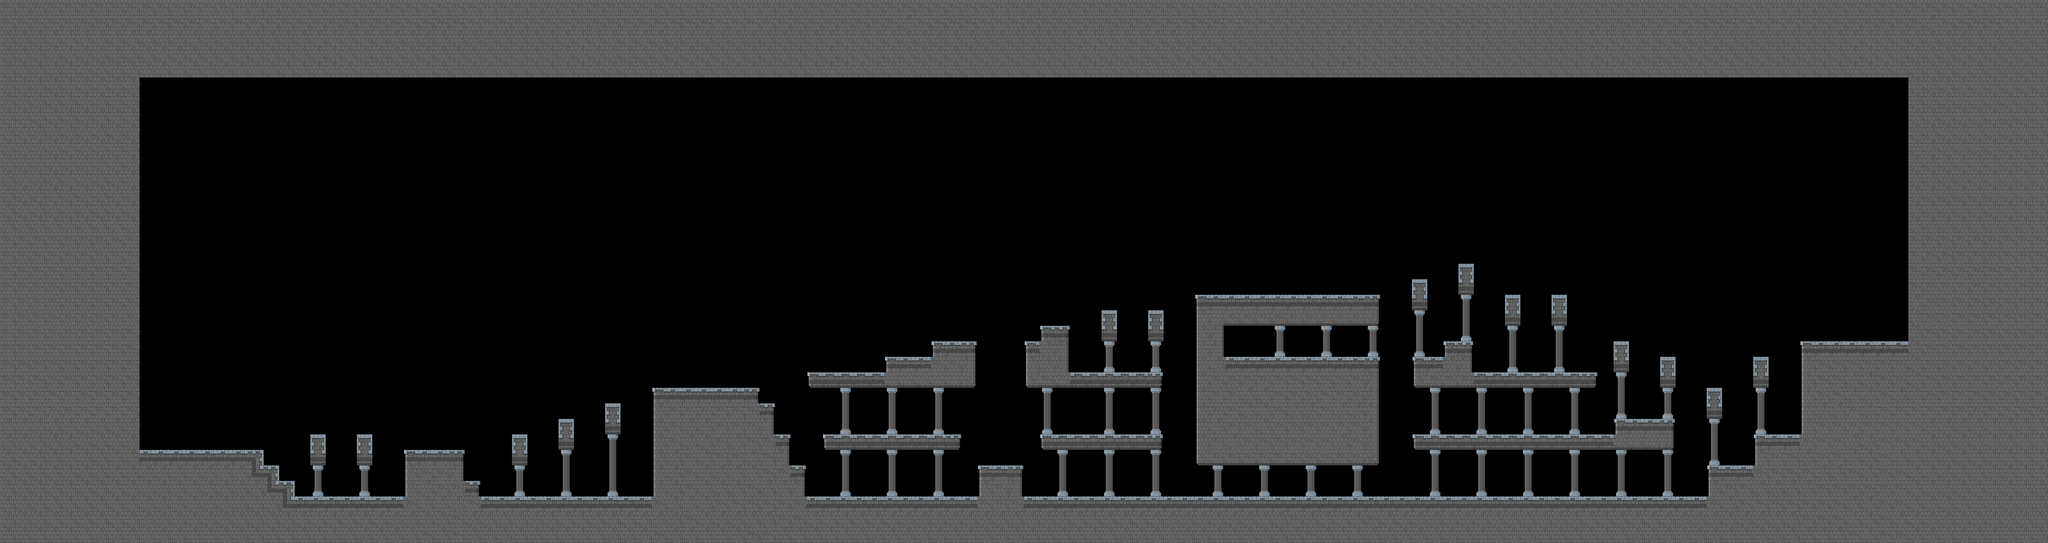

Below is a game level as drawn by its tile map, then a one-line description and the .tmx that defines it (tile-layer data replaced by summaries):
An orthogonal 132x35 tile map with 64x64 px tiles, 2 tile layers (Collisions, Pillars), 1 hidden layer not drawn and 29 objects (Goal).

<map version="1.0" orientation="orthogonal" renderorder="right-down" width="132" height="35" tilewidth="64" tileheight="64" nextobjectid="31">
 <tileset firstgid="1" name="Tileset" tilewidth="64" tileheight="64" tilecount="72" columns="8">
  <image source="Tileset.png" width="512" height="576" />
 </tileset>
 <layer name="Background" width="132" height="35" visible="0">
  <data>[4620 cells, 2739 non-empty, 12 distinct tile ids]</data>
 </layer>
 <layer name="Collisions" width="132" height="35">
  <data>[4620 cells, 1972 non-empty, 19 distinct tile ids]</data>
 </layer>
 <layer name="Pillars" width="132" height="35">
  <data>[4620 cells, 120 non-empty, 3 distinct tile ids]</data>
 </layer>
 <objectgroup color="#00ff00" name="Goal">
  <object id="9" name="Goal" x="7760" y="1376" width="32" height="32" />
 </objectgroup>
 <objectgroup color="#ffff00" name="Gold">
  <object id="10" x="7312" y="1760" width="32" height="32" />
  <object id="11" x="7120" y="1888" width="32" height="32" />
  <object id="12" x="5200" y="1440" width="32" height="32" />
  <object id="13" x="5136" y="1440" width="32" height="32" />
 </objectgroup>
 <objectgroup name="Silver">
  <object id="5" x="2128" y="1760" width="32" height="32" />
  <object id="6" x="2512" y="1632" width="32" height="32" />
  <object id="8" x="3216" y="1760" width="32" height="32" />
  <object id="14" x="5392" y="1440" width="32" height="32" />
  <object id="15" x="5584" y="1440" width="32" height="32" />
  <object id="16" x="4432" y="1760" width="32" height="32" />
 </objectgroup>
 <objectgroup color="#ffaa00" name="Bronze">
  <object id="3" x="1296" y="1760" width="32" height="32" />
  <object id="4" x="1488" y="1760" width="32" height="32" />
  <object id="7" x="3152" y="1632" width="32" height="32" />
  <object id="17" x="4112" y="1888" width="32" height="32" />
 </objectgroup>
 <objectgroup color="#ff0000" name="Healthpacks">
  <object id="29" x="5072" y="1440" width="32" height="32" />
  <object id="30" x="7376" y="1760" width="32" height="32" />
 </objectgroup>
 <objectgroup color="#aa0000" name="Enemies">
  <object id="18" x="3728" y="1424" width="32" height="32" />
  <object id="19" x="3920" y="1362" width="32" height="32" />
  <object id="20" x="4560" y="1232" width="32" height="32" />
  <object id="21" x="4752" y="1232" width="32" height="32" />
  <object id="22" x="5840" y="1104" width="32" height="32" />
  <object id="23" x="6224" y="1168" width="32" height="32" />
  <object id="24" x="6672" y="1360" width="32" height="32" />
  <object id="25" x="6864" y="1424" width="32" height="32" />
  <object id="26" x="7056" y="1552" width="32" height="32" />
  <object id="27" x="7248" y="1424" width="32" height="32" />
  <object id="28" x="1776" y="1808" width="32" height="32" />
 </objectgroup>
 <objectgroup color="#00ff00" name="PlayerSpawn">
  <object id="1" x="704" y="1792" width="64" height="64" />
 </objectgroup>
</map>
